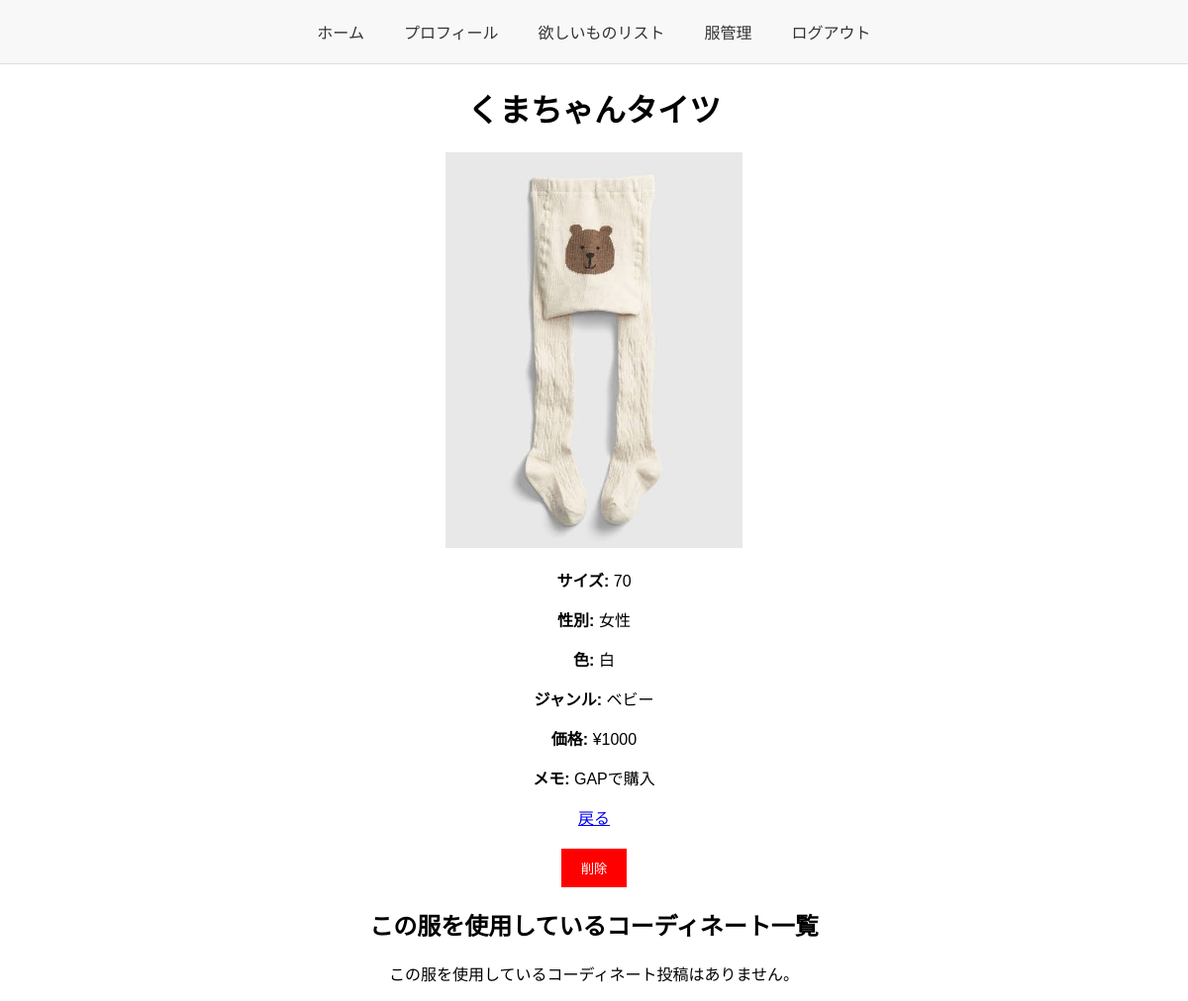
Screenshot of /clothes/1/ with the database file from the repository.
### app/models.py (models this page shows, shortened)
class Clothes(models.Model):
    GENDER_CHOICES = [
        ('Male', '男性'),
        ('Female', '女性'),
        ('Other', 'その他'),
    ]
    SIZE_CHOICES = [
        ('50~60', '50~60'),
        ('70', '70'),
        ('80', '80'),
        ('90', '90'),
        ('100', '100'),
        ('110', '110'),
        ('120', '120'),
        ('130', '130'),
        ('140', '140'),
    ]
    GENRE_CHOICES = [
        ('tops', 'トップス'),
        ('skirts', 'スカート'),
        ('outer', 'アウター'),
        ('onepiece', 'ワンピース'),
        ('pants', 'パンツ'),
        ('hat', '帽子'),
        ('maternity', 'マタニティ'),
        ('baby', 'ベビー'),
        ('other', 'その他'),
    ]
    COLOR_CHOICES = [
        ('white', '白'),
        ('black', '黒'),
        ('gray', 'グレー'),
        ('brown', '茶'),
        ('beige', 'ベージュ'),
        ('green', '緑'),
        ('blue', '青'),
        ('purple', '紫'),
        ('yellow', '黄'),
        ('pink', 'ピンク'),
        ('red', '赤'),
        ('orange', 'オレンジ'),
        ('other', 'その他'),
    ]
    title = models.CharField(max_length=50)
    size = models.CharField(max_length=10, choices=SIZE_CHOICES)
    genre = models.CharField(max_length=20, choices=GENRE_CHOICES)
    gender = models.CharField(max_length=10, choices=GENDER_CHOICES, default='Unisex')
    color = models.CharField(max_length=10, choices=COLOR_CHOICES)
    price = models.DecimalField(max_digits=10, decimal_places=2, null=True, blank=True)
    memo = models.TextField(null=True, blank=True)
    image = models.ImageField(upload_to='clothes_images/', null=True, blank=True)

### app/views.py (the view)
# urls.py: path('clothes/<int:pk>/', ClothesDetailView.as_view(), name='clothes_detail'),
class ClothesDetailView(DetailView):
    model = Clothes
    template_name = 'clothes_detail.html'
    context_object_name = 'item'
    def get_context_data(self, **kwargs):
        context = super().get_context_data(**kwargs)
        context['related_posts'] = Post.objects.filter(items__clothes=self.object).distinct()
        return context

### app/templates/clothes_detail.html (shortened to what this page needs)
{% extends 'base.html' %}
{% load static %}
{% block content %}
<html lang="ja">
<head>
</head>
<body>
    <h1>{{ item.title }}</h1>
    <img src="{{ item.image.url }}" alt="{{ item.title }}" style="max-width: 300px;">
    <p><strong>サイズ:</strong> {{ item.size }}</p>
    <p><strong>性別:</strong> {{ item.get_gender_display }}</p>
    <p><strong>色:</strong> {{ item.get_color_display }}</p>
    <p><strong>ジャンル:</strong> {{ item.get_genre_display }}</p>
    <p><strong>価格:</strong> ¥{{ item.price|floatformat:0 }} </p>
    <p><strong>メモ:</strong> {{ item.memo }}</p>
    <a href="{% url 'clothes' %}">戻る</a>
    <form action="{% url 'delete_clothes' item.id %}" method="post" style="margin-top: 20px;">
        <button type="submit" style="background-color: red; color: white; border: none; padding: 10px 20px; cursor: pointer;">
            削除
        </button>
    </form>
    <h2>この服を使用しているコーディネート一覧</h2>
    {% if related_posts %}
        <div class="post-list">
            {% for post in related_posts %}
                <div class="post-item">
                    <div class="image-wrapper">
                        <a href="{% url 'post_detail' post.pk %}">
                            <img src="{{ post.image.url }}" alt="{{ post.title }}">
                        </a>
                    </div>
                    <p><strong>{{ post.title }}</strong></p>
                </div>
            {% endfor %}
        </div>
    {% else %}
        <p>この服を使用しているコーディネート投稿はありません。</p>
    {% endif %}
</body>
</html>
{% endblock %}

### app/static/css/style.css (style rules this page uses)
body { font-family: Arial, sans-serif; margin: 0; padding: 0; text-align: center; box-sizing: border-box; }

### rows the page displays
Clothes: title "くまちゃんタイツ", image (picture), size "70", gender "女性", color "白", genre "ベビー", price "1000", memo "GAPで購入"
